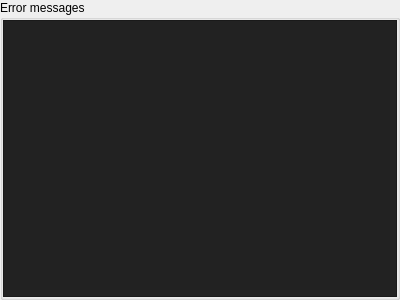
<?xml version="1.0" encoding="UTF-8"?>
<ui version="4.0">
 <class>Form</class>
 <widget class="QWidget" name="Form">
  <property name="geometry">
   <rect>
    <x>0</x>
    <y>0</y>
    <width>400</width>
    <height>300</height>
   </rect>
  </property>
  <property name="windowTitle">
   <string>Form</string>
  </property>
  <property name="styleSheet">
   <string notr="true"/>
  </property>
  <layout class="QVBoxLayout" name="verticalLayout">
   <property name="spacing">
    <number>0</number>
   </property>
   <property name="leftMargin">
    <number>0</number>
   </property>
   <property name="topMargin">
    <number>0</number>
   </property>
   <property name="rightMargin">
    <number>0</number>
   </property>
   <property name="bottomMargin">
    <number>0</number>
   </property>
   <item>
    <widget class="QGroupBox" name="groupBox">
     <property name="autoFillBackground">
      <bool>false</bool>
     </property>
     <property name="styleSheet">
      <string notr="true"/>
     </property>
     <property name="title">
      <string>Error messages</string>
     </property>
     <layout class="QVBoxLayout" name="verticalLayout_2">
      <property name="leftMargin">
       <number>0</number>
      </property>
      <property name="topMargin">
       <number>0</number>
      </property>
      <property name="rightMargin">
       <number>0</number>
      </property>
      <property name="bottomMargin">
       <number>0</number>
      </property>
      <item>
       <widget class="QTextEdit" name="textEdit">
        <property name="styleSheet">
         <string notr="true">background-color: #222222;
color: white;
font: 10pt &quot;Ubuntu Mono&quot;;</string>
        </property>
        <property name="html">
         <string>&lt;!DOCTYPE HTML PUBLIC &quot;-//W3C//DTD HTML 4.0//EN&quot; &quot;http://www.w3.org/TR/REC-html40/strict.dtd&quot;&gt;
&lt;html&gt;&lt;head&gt;&lt;meta name=&quot;qrichtext&quot; content=&quot;1&quot; /&gt;&lt;style type=&quot;text/css&quot;&gt;
p, li { white-space: pre-wrap; }
&lt;/style&gt;&lt;/head&gt;&lt;body style=&quot; font-family:'Ubuntu Mono'; font-size:10pt; font-weight:400; font-style:normal;&quot;&gt;
&lt;p style=&quot;-qt-paragraph-type:empty; margin-top:0px; margin-bottom:0px; margin-left:0px; margin-right:0px; -qt-block-indent:0; text-indent:0px;&quot;&gt;&lt;br /&gt;&lt;/p&gt;&lt;/body&gt;&lt;/html&gt;</string>
        </property>
        <property name="textInteractionFlags">
         <set>Qt::TextSelectableByKeyboard|Qt::TextSelectableByMouse</set>
        </property>
       </widget>
      </item>
     </layout>
    </widget>
   </item>
  </layout>
 </widget>
 <resources/>
 <connections/>
</ui>
